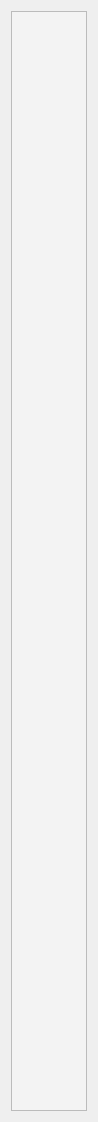
      <widget class="QWidget" name="scrollAreaWidgetContents">
       <property name="geometry">
        <rect>
         <x>0</x>
         <y>0</y>
         <width>98</width>
         <height>1120</height>
        </rect>
       </property>
       <layout class="QVBoxLayout" name="verticalLayout_2">
        <item>
         <widget class="QFrame" name="frame">
          <property name="minimumSize">
           <size>
            <width>0</width>
            <height>1100</height>
           </size>
          </property>
          <property name="styleSheet">
           <string notr="true">background-color: rgb(243, 243, 243);</string>
          </property>
          <property name="frameShape">
           <enum>QFrame::StyledPanel</enum>
          </property>
          <property name="frameShadow">
           <enum>QFrame::Raised</enum>
          </property>
          <widget class="QLineEdit" name="number_entry">
           <property name="geometry">
            <rect>
             <x>240</x>
             <y>520</y>
             <width>711</width>
             <height>31</height>
            </rect>
           </property>
           <property name="font">
            <font>
             <family>Yu Gothic UI</family>
             <pointsize>10</pointsize>
            </font>
           </property>
           <property name="styleSheet">
            <string notr="true">background-color: rgb(255, 255, 255);</string>
           </property>
          </widget>
          <widget class="QLabel" name="label_12">
           <property name="geometry">
            <rect>
             <x>240</x>
             <y>310</y>
             <width>401</width>
             <height>21</height>
            </rect>
           </property>
           <property name="font">
            <font>
             <family>Yu Gothic UI</family>
             <pointsize>10</pointsize>
             <weight>75</weight>
             <bold>true</bold>
            </font>
           </property>
           <property name="text">
            <string>First Name (As it appears on your Driver's License)</string>
           </property>
          </widget>
          <widget class="Line" name="line_2">
           <property name="geometry">
            <rect>
             <x>150</x>
             <y>210</y>
             <width>831</width>
             <height>16</height>
            </rect>
           </property>
           <property name="orientation">
            <enum>Qt::Horizontal</enum>
           </property>
          </widget>
          <widget class="QLabel" name="label_13">
           <property name="geometry">
            <rect>
             <x>240</x>
             <y>170</y>
             <width>391</width>
             <height>41</height>
            </rect>
           </property>
           <property name="font">
            <font>
             <family>Yu Gothic UI</family>
             <pointsize>10</pointsize>
            </font>
           </property>
           <property name="text">
            <string>Let's get your personal account details</string>
           </property>
          </widget>
          <widget class="QLabel" name="label_14">
           <property name="geometry">
            <rect>
             <x>240</x>
             <y>630</y>
             <width>401</width>
             <height>21</height>
            </rect>
           </property>
           <property name="font">
            <font>
             <family>Yu Gothic UI</family>
             <pointsize>10</pointsize>
             <weight>75</weight>
             <bold>true</bold>
            </font>
           </property>
           <property name="text">
            <string>Email Address</string>
           </property>
          </widget>
          <widget class="QLineEdit" name="fname_entry">
           <property name="geometry">
            <rect>
             <x>240</x>
             <y>340</y>
             <width>711</width>
             <height>31</height>
            </rect>
           </property>
           <property name="font">
            <font>
             <family>Yu Gothic UI</family>
             <pointsize>10</pointsize>
            </font>
           </property>
           <property name="styleSheet">
            <string notr="true">background-color: rgb(255, 255, 255);</string>
           </property>
          </widget>
          <widget class="QLabel" name="label_15">
           <property name="geometry">
            <rect>
             <x>240</x>
             <y>230</y>
             <width>251</width>
             <height>21</height>
            </rect>
           </property>
           <property name="font">
            <font>
             <family>Yu Gothic UI</family>
             <pointsize>10</pointsize>
             <weight>75</weight>
             <bold>true</bold>
            </font>
           </property>
           <property name="text">
            <string>Region</string>
           </property>
          </widget>
          <widget class="QLabel" name="label_16">
           <property name="geometry">
            <rect>
             <x>240</x>
             <y>400</y>
             <width>401</width>
             <height>21</height>
            </rect>
           </property>
           <property name="font">
            <font>
             <family>Yu Gothic UI</family>
             <pointsize>10</pointsize>
             <weight>75</weight>
             <bold>true</bold>
            </font>
           </property>
           <property name="text">
            <string>Last Name (As it appears on your Driver's License)</string>
           </property>
          </widget>
          <widget class="QLabel" name="label_17">
           <property name="geometry">
            <rect>
             <x>240</x>
             <y>730</y>
             <width>401</width>
             <height>21</height>
            </rect>
           </property>
           <property name="font">
            <font>
             <family>Yu Gothic UI</family>
             <pointsize>10</pointsize>
             <weight>75</weight>
             <bold>true</bold>
            </font>
           </property>
           <property name="text">
            <string>Password</string>
           </property>
          </widget>
          <widget class="QLabel" name="label_18">
           <property name="geometry">
            <rect>
             <x>240</x>
             <y>490</y>
             <width>401</width>
             <height>21</height>
            </rect>
           </property>
           <property name="font">
            <font>
             <family>Yu Gothic UI</family>
             <pointsize>10</pointsize>
             <weight>75</weight>
             <bold>true</bold>
            </font>
           </property>
           <property name="text">
            <string>Mobile Number</string>
           </property>
          </widget>
          <widget class="QLabel" name="label_19">
           <property name="geometry">
            <rect>
             <x>240</x>
             <y>560</y>
             <width>701</width>
             <height>41</height>
            </rect>
           </property>
           <property name="font">
            <font>
             <family>Yu Gothic UI</family>
             <pointsize>10</pointsize>
             <weight>50</weight>
             <bold>false</bold>
            </font>
           </property>
           <property name="text">
            <string>If you provide your mobile phone number you can opt-in to receiving text messages about your reservations.</string>
           </property>
           <property name="wordWrap">
            <bool>true</bool>
           </property>
          </widget>
          <widget class="QLineEdit" name="lname_entry">
           <property name="geometry">
            <rect>
             <x>240</x>
             <y>430</y>
             <width>711</width>
             <height>31</height>
            </rect>
           </property>
           <property name="font">
            <font>
             <family>Yu Gothic UI</family>
             <pointsize>10</pointsize>
            </font>
           </property>
           <property name="styleSheet">
            <string notr="true">background-color: rgb(255, 255, 255);</string>
           </property>
          </widget>
          <widget class="QLineEdit" name="pword_entry">
           <property name="geometry">
            <rect>
             <x>240</x>
             <y>760</y>
             <width>711</width>
             <height>41</height>
            </rect>
           </property>
           <property name="font">
            <font>
             <family>Yu Gothic UI</family>
             <pointsize>7</pointsize>
            </font>
           </property>
           <property name="styleSheet">
            <string notr="true">background-color: rgb(255, 255, 255);</string>
           </property>
           <property name="echoMode">
            <enum>QLineEdit::Password</enum>
           </property>
           <property name="placeholderText">
            <string>minimum of 8 characters</string>
           </property>
          </widget>
          <widget class="QLineEdit" name="email_entry">
           <property name="geometry">
            <rect>
             <x>240</x>
             <y>660</y>
             <width>711</width>
             <height>31</height>
            </rect>
           </property>
           <property name="font">
            <font>
             <family>Yu Gothic UI</family>
             <pointsize>10</pointsize>
            </font>
           </property>
           <property name="styleSheet">
            <string notr="true">background-color: rgb(255, 255, 255);</string>
           </property>
          </widget>
          <widget class="QComboBox" name="comboBox">
           <property name="geometry">
            <rect>
             <x>240</x>
             <y>260</y>
             <width>201</width>
             <height>22</height>
            </rect>
           </property>
           <property name="font">
            <font>
             <family>Yu Gothic UI</family>
             <pointsize>10</pointsize>
            </font>
           </property>
           <property name="styleSheet">
            <string notr="true">background-color: rgb(255, 255, 255);</string>
           </property>
           <property name="editable">
            <bool>false</bool>
           </property>
           <property name="currentText">
            <string>Greater Accra</string>
           </property>
           <item>
            <property name="text">
             <string>Greater Accra</string>
            </property>
           </item>
           <item>
            <property name="text">
             <string>Oti</string>
            </property>
           </item>
           <item>
            <property name="text">
             <string>Bono East</string>
            </property>
           </item>
           <item>
            <property name="text">
             <string>Ahafo</string>
            </property>
           </item>
           <item>
            <property name="text">
             <string>Bono</string>
            </property>
           </item>
           <item>
            <property name="text">
             <string>North East</string>
            </property>
           </item>
           <item>
            <property name="text">
             <string>Savannah</string>
            </property>
           </item>
           <item>
            <property name="text">
             <string>Western North</string>
            </property>
           </item>
           <item>
            <property name="text">
             <string>Western</string>
            </property>
           </item>
           <item>
            <property name="text">
             <string>Volta</string>
            </property>
           </item>
           <item>
            <property name="text">
             <string>Eastern</string>
            </property>
           </item>
           <item>
            <property name="text">
             <string>Ashanti</string>
            </property>
           </item>
           <item>
            <property name="text">
             <string>Central</string>
            </property>
           </item>
           <item>
            <property name="text">
             <string>Northern</string>
            </property>
           </item>
           <item>
            <property name="text">
             <string>Upper East</string>
            </property>
           </item>
           <item>
            <property name="text">
             <string>Upper West</string>
            </property>
           </item>
          </widget>
          <widget class="QLabel" name="label_20">
           <property name="geometry">
            <rect>
             <x>240</x>
             <y>70</y>
             <width>611</width>
             <height>81</height>
            </rect>
           </property>
           <property name="font">
            <font>
             <family>Tw Cen MT Condensed</family>
             <pointsize>24</pointsize>
            </font>
           </property>
           <property name="text">
            <string>&lt;html&gt;&lt;head/&gt;&lt;body&gt;&lt;p&gt;JOIN EZDRIVE PREFERRED&lt;/p&gt;&lt;/body&gt;&lt;/html&gt;</string>
           </property>
          </widget>
          <widget class="Line" name="line_3">
           <property name="geometry">
            <rect>
             <x>170</x>
             <y>910</y>
             <width>831</width>
             <height>16</height>
            </rect>
           </property>
           <property name="orientation">
            <enum>Qt::Horizontal</enum>
           </property>
          </widget>
          <widget class="QPushButton" name="signup_button">
           <property name="geometry">
            <rect>
             <x>450</x>
             <y>940</y>
             <width>281</width>
             <height>71</height>
            </rect>
           </property>
           <property name="font">
            <font>
             <family>Arial Black</family>
             <pointsize>14</pointsize>
             <weight>75</weight>
             <bold>true</bold>
            </font>
           </property>
           <property name="styleSheet">
            <string notr="true">QPushButton {
	background-color: #027a4a;
	color: white;
	border-radius: 10px;
}

QPushButton:hover {
    background-color: #1ab878;
    color: white;
}</string>
           </property>
           <property name="text">
            <string>SIGN UP</string>
           </property>
          </widget>
          <widget class="QLabel" name="label_24">
           <property name="geometry">
            <rect>
             <x>430</x>
             <y>1060</y>
             <width>141</width>
             <height>21</height>
            </rect>
           </property>
           <property name="font">
            <font>
             <family>Yu Gothic UI</family>
             <pointsize>10</pointsize>
             <weight>75</weight>
             <bold>true</bold>
            </font>
           </property>
           <property name="text">
            <string>Login Instead:</string>
           </property>
          </widget>
          <widget class="QPushButton" name="log_back_button">
           <property name="geometry">
            <rect>
             <x>600</x>
             <y>1050</y>
             <width>181</width>
             <height>31</height>
            </rect>
           </property>
           <property name="font">
            <font>
             <family>Arial</family>
             <pointsize>10</pointsize>
             <weight>75</weight>
             <bold>true</bold>
            </font>
           </property>
           <property name="styleSheet">
            <string notr="true">QPushButton {
	background-color: #413db8;
	color: white;
	border-radius: 10px;
}

QPushButton:hover {
    background-color: #5f5aed;
    color: white;
}</string>
           </property>
           <property name="text">
            <string>Log back in</string>
           </property>
          </widget>
          <widget class="QLineEdit" name="cpword_entry">
           <property name="geometry">
            <rect>
             <x>240</x>
             <y>860</y>
             <width>711</width>
             <height>41</height>
            </rect>
           </property>
           <property name="font">
            <font>
             <family>Yu Gothic UI</family>
             <pointsize>7</pointsize>
            </font>
           </property>
           <property name="styleSheet">
            <string notr="true">background-color: rgb(255, 255, 255);</string>
           </property>
           <property name="echoMode">
            <enum>QLineEdit::Password</enum>
           </property>
           <property name="placeholderText">
            <string>make sure your passwords match</string>
           </property>
          </widget>
          <widget class="QLabel" name="label_21">
           <property name="geometry">
            <rect>
             <x>240</x>
             <y>830</y>
             <width>401</width>
             <height>21</height>
            </rect>
           </property>
           <property name="font">
            <font>
             <family>Yu Gothic UI</family>
             <pointsize>10</pointsize>
             <weight>75</weight>
             <bold>true</bold>
            </font>
           </property>
           <property name="text">
            <string>Confirm Password</string>
           </property>
          </widget>
         </widget>
        </item>
       </layout>
      </widget>
